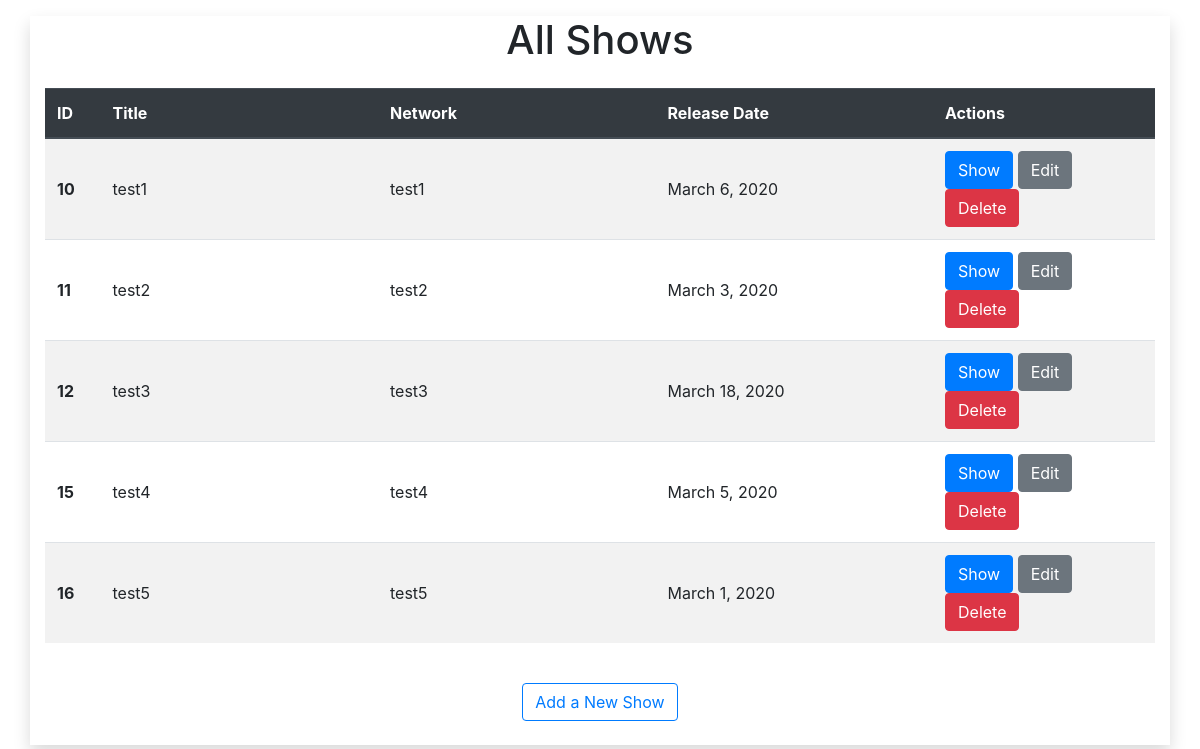
/shows, run on the app's committed database.
### tv_shows_app/models.py (models this page shows, shortened)
class Show(models.Model):
    title = models.CharField(max_length=250)
    network = models.CharField(max_length=50)
    release_date = models.DateField()
    description = models.TextField()
    created_at = models.DateTimeField(auto_now_add=True)
    updated_at = models.DateField(auto_now=True)

### tv_shows_app/views.py (the view)
# urls.py: path('shows', views.AllShows),
def AllShows(request):
    context = {
        'shows': Show.objects.all()
    }
    return render(request, 'all_shows.html', context)

### tv_shows_app/templates/all_shows.html (shortened to what this page needs)
<!DOCTYPE html>
<html lang="en">
<head>
    <link rel="stylesheet" href="https://stackpath.bootstrapcdn.com/bootstrap/4.3.1/css/bootstrap.min.css"
>
</head>
<body>
    <div class="container shadow">
        <div class="row text-center m-3">
            <div class="col">
                <h1>All Shows</h1>
            </div>
        </div>
        <div class="row">
            <div class="col">
                <table class="table table-hover table-striped">
                    <thead class="thead-dark">
                        <tr>
                            <th>ID</th>
                            <th>Title</th>
                            <th>Network</th>
                            <th>Release Date</th>
                            <th>Actions</th>
                        </tr>
                    </thead>
                    <tbody>
                        {% for show in shows %}
                        <tr >
                            <th class="align-middle" style="width: 5%"> {{ show.id }} </th>
                            <td class="align-middle" style="width: 25%"> {{ show.title }}</td>
                            <td class="align-middle" style="width: 25%"> {{ show.network }}</td>
                            <td class="align-middle" style="width: 25%"> {{ show.release_date }}</td>
                            <td >
                                <a href="/shows/{{ show.id }}" class="btn btn-primary">Show</a>
                                <a href="/shows/{{ show.id }}/edit" class="edit-custom btn btn-secondary">Edit</a>
                                <a onclick="confirm('Are you sure you want to delete?')" href="/shows/{{ show.id }}/destroy"
                                    class="delete-custom text-white btn btn-danger">Delete</a>
                            </td>
                        </tr>
                        {% endfor %}
                    </tbody>
                </table>
            </div>
        </div>
        <div class="col text-center">
            <a href="/shows/home" class="btn btn-outline-primary m-4">Add a New Show</a>
        </div>
    </div>
</body>
</html>

### data on the page
Show: id "10", title "test1", network "test1", release_date "March 6, 2020"
Show: id "11", title "test2", network "test2", release_date "March 3, 2020"
Show: id "12", title "test3", network "test3", release_date "March 18, 2020"
Show: id "15", title "test4", network "test4", release_date "March 5, 2020"
Show: id "16", title "test5", network "test5", release_date "March 1, 2020"
